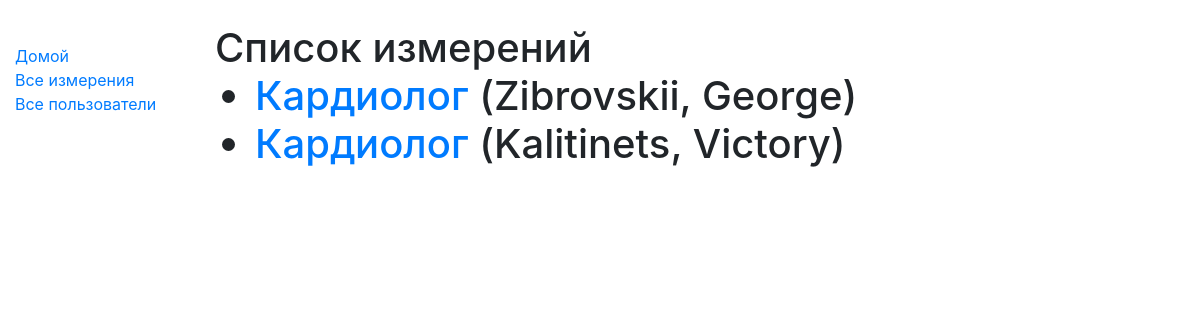
The page /catalog/measures/ on the database as committed earlier.
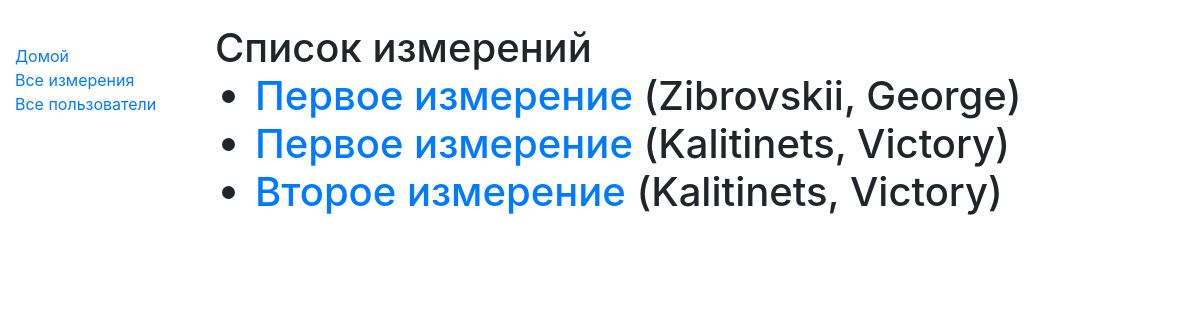
The same page on the database as committed later.
### catalog/models.py (models this page shows, shortened)
class Measure(models.Model):
    title = models.CharField(max_length=100)
    last_name = models.CharField(max_length=100, default='')
    user = models.ForeignKey('User', on_delete=models.SET_NULL, null=True)
    def get_absolute_url(self):
        return reverse('measure-detail', args=[str(self.id)])

class User(models.Model):
    first_name = models.CharField(max_length=100)
    last_name = models.CharField(max_length=100)
    user_login = models.CharField(max_length=100)
    date_of_birth = models.DateField(null=True, blank=True)
    class Meta:
        ordering = ['last_name', 'first_name']
    def __str__(self):
        return '{0}, {1}'.format(self.last_name, self.first_name)

### catalog/views.py (the view)
# urls.py: path('measures/', views.MeasureListView.as_view(), name='measures'),
class MeasureListView(generic.ListView):
    model = Measure

### catalog/templates/catalog/measure_list.html
{% extends "base_generic.html" %}
{% block content %}
<h1>Список измерений</ h1>
    {% if measure_list %}
    <ul>
        {% for measure in measure_list %}
        <li>
            <a href="{{measure.get_absolute_url}}">{{measure.title}}</a> ({{measure.user}})
            </li>
        {% endfor %}
    </ul>
        {% else %}
            <p>Нет измерений.</P>
        {% endif %}
 {% endblock %}

### catalog/templates/base_generic.html (shortened to what this page needs)
﻿<!DOCTYPE html>
<html lang="en">
<head>
    <link rel="stylesheet" href="https://stackpath.bootstrapcdn.com/bootstrap/4.1.3/css/bootstrap.min.css">
    {% load static %}
    <link rel="stylesheet" href="{% static 'css/styles.css' %}">
</head>
<body>
    <div class="container-fluid">
        <div class="row">
            <div class="col-sm-2">
                {% block sidebar %}
                <ul class="sidebar-nav">
                    <li><a href="{% url 'index' %}">Домой</a></li>
                    <li><a href="{% url 'measures' %}">Все измерения</a></li>
                    <li><a href="{% url 'users' %}">Все пользователи</a></li>
                </ul>
                {% endblock %}
            </div>
            <div class="col-sm-10 ">{% block content %}{% endblock %}</div>
        </div>
    </div>
</body>
</html>

### catalog/static/css/styles.css (style rules this page uses)
.sidebar-nav { margin-top: 20px; padding: 0; list-style: none; }

Rows that differ between the two databases and show on the page:
changed Measure "Zibrovskii, George": title "Кардиолог" → "Первое измерение"
changed Measure (number 2 of 3 on the later page): title "Кардиолог" → "Первое измерение"
added Measure: title "Второе измерение", user "Kalitinets, Victory"
